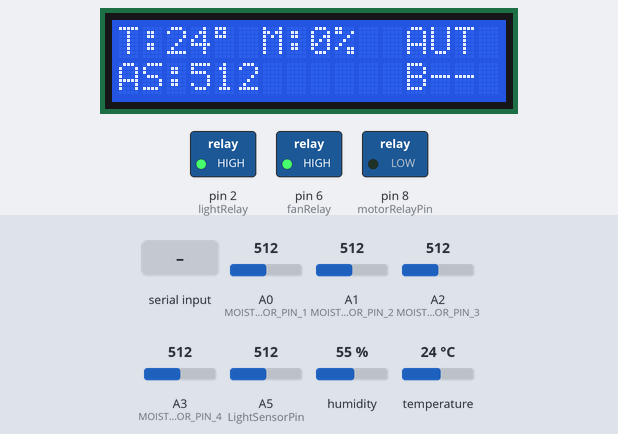
The sketch below on a simulated Arduino Uno, built with avr-gcc and run on an emulated ATmega328P. On the bench: 16×2 character LCD, switched loads named in the sketch (green lamp = pin HIGH). The inputs (shaded band) are chosen by the test bench; at power-on: temperature 24 °C, A5 (LightSensorPin) = 512, A0 (MOISTURE_SENSOR_PIN_1) = 512, A1 (MOISTURE_SENSOR_PIN_2) = 512, A2 (MOISTURE_SENSOR_PIN_3) = 512, A3 (MOISTURE_SENSOR_PIN_4) = 512, humidity 55 %. EEPROM starts erased; what the sketch prints to the serial monitor is not drawn.

Above: at 5.2 s.
5.3 s: temperature set to 34 °C
At 9.0 s:
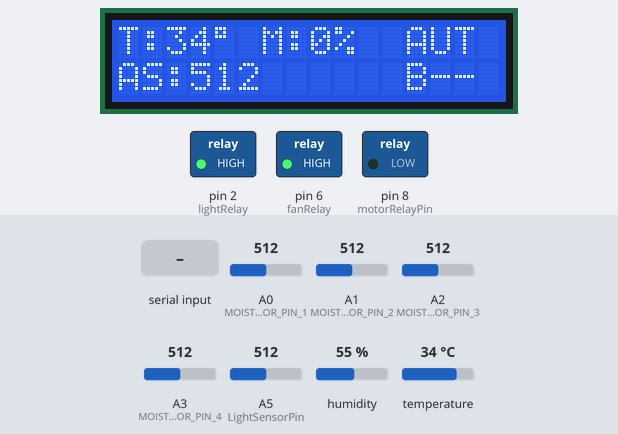
10.1 s: temperature set to 37 °C
At 13.7 s:
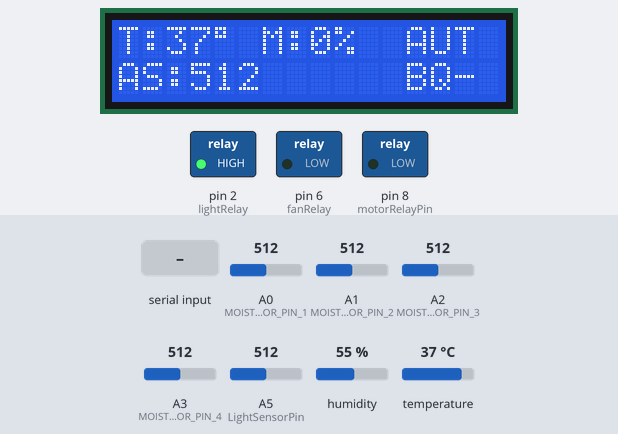
14.1 s: A5 (LightSensorPin) set to 411
At 15.8 s:
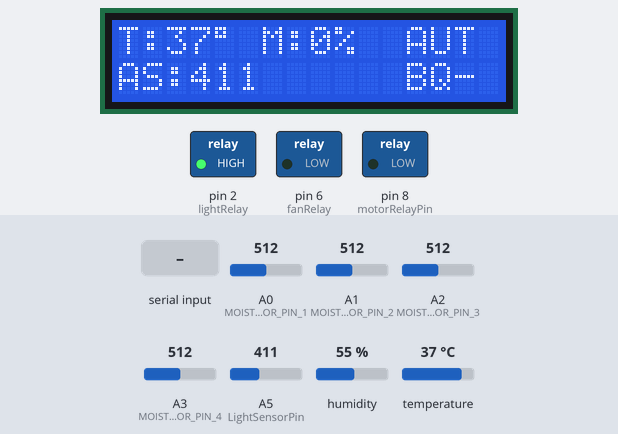
16.1 s: A5 (LightSensorPin) set to 382
At 17.8 s:
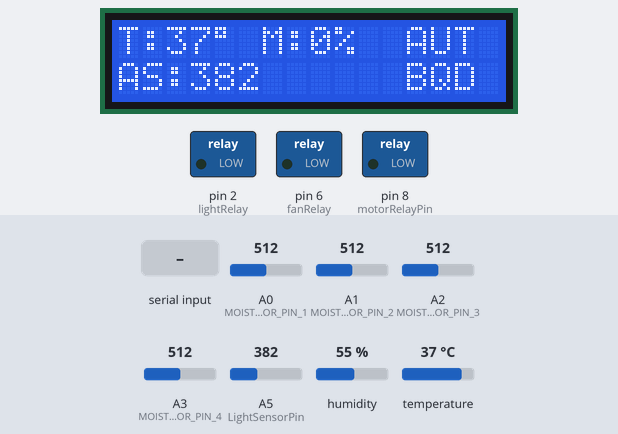
18.1 s: "MOTOR_OFF\n" received over the second serial link
At 19.1 s:
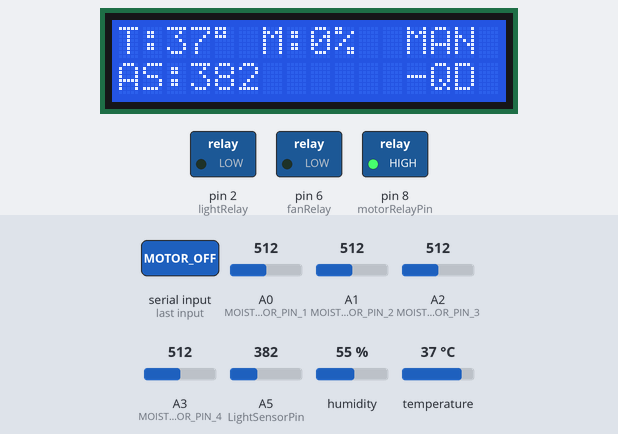
20.1 s: "FAN_OFF\n" received over the second serial link
At 21.8 s:
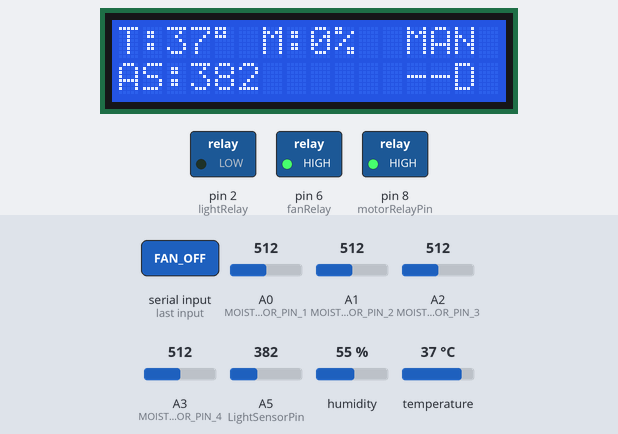
Timing chart, 0 to 23.1 s (numbered marks = the images above; inputs shaded):
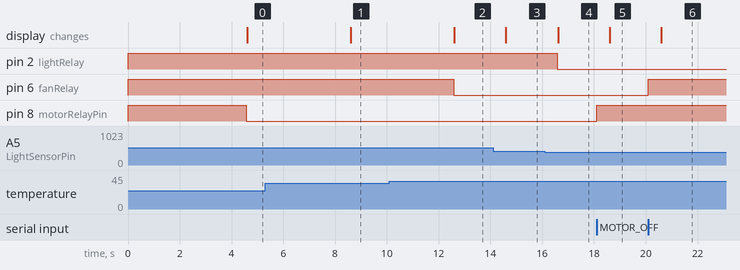

The sketch:

vuon_cay_uno_2-1.ino
```cpp
#include <EEPROM.h>          // Thư viện để lưu và đọc dữ liệu từ bộ nhớ EEPROM
#include <Wire.h>            // Thư viện cho giao tiếp I2C (dùng cho LCD)
#include <LiquidCrystal_I2C.h> // Thư viện điều khiển màn hình LCD qua I2C
#include <DHT.h>             // Thư viện cho cảm biến nhiệt độ và độ ẩm DHT
#include <SoftwareSerial.h>  // Thư viện để tạo cổng serial ảo giao tiếp với ESP32

// --- Cấu hình Cảm biến ---
#define DHTPIN 7        // Chân DATA của cảm biến DHT11/DHT22
#define DHTTYPE DHT11   // Loại cảm biến DHT (DHT11 hoặc DHT22)
DHT dht(DHTPIN, DHTTYPE); // Khởi tạo đối tượng cảm biến DHT
// Chân cảm biến độ ẩm đất (Analog) - Sử dụng 4 cảm biến
#define MOISTURE_SENSOR_PIN_1 A0
#define MOISTURE_SENSOR_PIN_2 A1
#define MOISTURE_SENSOR_PIN_3 A2
#define MOISTURE_SENSOR_PIN_4 A3
// Chân cảm biến ánh sáng (quang trở)
#define LightSensorPin A5
// --- Chân điều khiển Relay ---
// [QUAN TRỌNG] ĐẢM BẢO MODULE RELAY ĐƯỢC CẤP NGUỒN RIÊNG QUA CHÂN JD-VCC
// ĐỂ TRÁNH SỤT ÁP LÀM TREO ARDUINO.
#define motorRelayPin 8  // Relay cho Bơm
#define fanRelay 6       // Relay cho Quạt
#define lightRelay 2     // Relay cho Đèn
// --- Software Serial Communication with ESP32 ---
#define ESP_RX_PIN 12  // Chân RX của Arduino (nối với TX của ESP32)
#define ESP_TX_PIN 13  // Chân TX của Arduino (nối với RX của ESP32)
SoftwareSerial espSerial(ESP_RX_PIN, ESP_TX_PIN); // Tạo cổng serial ảo tên là espSerial

// --- Cấu hình LCD I2C ---
LiquidCrystal_I2C lcd(0x27, 16, 2); // Địa chỉ I2C của LCD là 0x27, kích thước 16 cột x 2 dòng

// [QUAN TRỌNG] BẠN CẦN HIỆU CHUẨN LẠI CÁC GIÁ TRỊ NÀY CHO TỪNG CẢM BIẾN
// BẰNG CÁCH ĐO GIÁ TRỊ THÔ KHI KHÔ (TRONG KHÔNG KHÍ) VÀ KHI ƯỚT (TRONG NƯỚC)
const int SENSOR_DRY_VALUE_1 = 514; const int SENSOR_WET_VALUE_1 = 233; // Ví dụ giá trị đã hiệu chuẩn
const int SENSOR_DRY_VALUE_2 = 503; const int SENSOR_WET_VALUE_2 = 256;
const int SENSOR_DRY_VALUE_3 = 504; const int SENSOR_WET_VALUE_3 = 256;
const int SENSOR_DRY_VALUE_4 = 506; const int SENSOR_WET_VALUE_4 = 248;

// --- Biến lưu trữ giá trị cảm biến ---
float temperature, humidity; // Nhiệt độ, độ ẩm không khí
int lightValue;              // Giá trị thô của cảm biến ánh sáng
float moisturePercent1, moisturePercent2, moisturePercent3, moisturePercent4; // Độ ẩm từng cảm biến
float averageMoisturePercent;  // Độ ẩm trung bình của 4 cảm biến

// --- Ngưỡng và trạng thái ---
float setL_moisture = 30.0; // Ngưỡng độ ẩm đất thấp để bật bơm
float setH_moisture = 70.0; // Ngưỡng độ ẩm đất cao để tắt bơm
bool motorState = false;  // Trạng thái bơm (false = OFF, true = ON)
bool fanState = false;    // Trạng thái quạt
bool lightState = false;  // Trạng thái đèn
bool manualControl = false;  // Chế độ điều khiển (false = tự động, true = thủ công)

// --- Biến thời gian cho các tác vụ định kỳ ---
unsigned long lastDataSendTimeToEsp = 0; // Thời điểm cuối cùng gửi dữ liệu lên ESP32
// [SỬA ĐỔI] Thay đổi thời gian gửi từ 30 phút thành 5 phút
const unsigned long dataSendIntervalToEsp = 5UL * 60UL * 1000UL; // Khoảng thời gian gửi: 5 phút

unsigned long lastSensorReadAndLogicTime = 0; // Thời điểm cuối cùng đọc cảm biến và chạy logic
const unsigned long sensorReadAndLogicInterval = 2000UL; // [CẢI TIẾN] Tăng lên 2 giây để hệ thống ổn định hơn

void setup() {
  Serial.begin(9600);       // Mở cổng Serial cứng để debug (xem trên Serial Monitor)
  espSerial.begin(9600);    // Mở cổng Serial ảo để giao tiếp với ESP32
  Serial.println("Vườn cây thông minh -- Ready");

  pinMode(motorRelayPin, OUTPUT);
  pinMode(fanRelay, OUTPUT);
  pinMode(lightRelay, OUTPUT);

  // Đặt trạng thái ban đầu cho các Relay (TẮT)
  // Giả sử Relay kích LOW là ON, nên HIGH là TẮT
  digitalWrite(motorRelayPin, HIGH); motorState = false;
  digitalWrite(fanRelay, HIGH);      fanState = false;
  digitalWrite(lightRelay, HIGH);    lightState = false;

  Wire.begin();
  lcd.init();
  lcd.backlight();
  lcd.clear();
  lcd.print("VUON_CAY_THONG_MINH");
  lcd.setCursor(0, 1);
  lcd.print("Khoi Dong...");
  delay(2000);

  dht.begin();

  // Đọc ngưỡng từ EEPROM
  if (EEPROM.read(0) != 1) {
    Serial.println("Ghi nguong mac dinh vao EEPROM");
    EEPROM.put(2, setL_moisture);
    EEPROM.put(8, setH_moisture);
    EEPROM.write(0, 1);
  }
  EEPROM.get(2, setL_moisture);
  EEPROM.get(8, setH_moisture);
  Serial.print("Da tai nguong do am: ");
  Serial.print(setL_moisture); Serial.print("% - "); Serial.println(setH_moisture, 1);

  // Đọc và gửi dữ liệu lần đầu
  readAllSensors();
  sendDataToEsp32();
  lastDataSendTimeToEsp = millis();
  lastSensorReadAndLogicTime = millis();
}

void controlMotor(bool turnOn) {
  digitalWrite(motorRelayPin, turnOn ? LOW : HIGH);
  if (motorState != turnOn) {
    motorState = turnOn;
    Serial.print("BOM "); Serial.println(motorState ? "BAT" : "TAT");
  }
}

void controlFan(bool turnOn) {
  digitalWrite(fanRelay, turnOn ? LOW : HIGH);
  if (fanState != turnOn) {
    fanState = turnOn;
    Serial.print("QUAT "); Serial.println(fanState ? "BAT" : "TAT");
  }
}

void controlLight(bool turnOn) {
  digitalWrite(lightRelay, turnOn ? LOW : HIGH);
  if (lightState != turnOn) {
    lightState = turnOn;
    Serial.print("DEN "); Serial.println(lightState ? "BAT" : "TAT");
  }
}

float mapRawToPercent(int rawValue, int dryValue, int wetValue) {
  rawValue = constrain(rawValue, wetValue, dryValue);
  float percent = map(rawValue, dryValue, wetValue, 0, 100);
  return percent;
}

void readAllSensors() {
  Serial.println("--- Dang doc cam bien ---");
  // Đọc nhiệt độ và độ ẩm không khí
  temperature = dht.readTemperature();
  humidity = dht.readHumidity();
  if (isnan(temperature) || isnan(humidity)) {
    Serial.println("Loi doc cam bien DHT!");
    // Giữ giá trị cũ nếu đọc lỗi để tránh ảnh hưởng logic
  } else {
    Serial.print("Nhiet do: "); Serial.print(temperature); Serial.println(" *C");
  }

  lightValue = analogRead(LightSensorPin);
  Serial.print("Anh sang (tho): "); Serial.println(lightValue);

  // Đọc 4 cảm biến độ ẩm đất và in ra giá trị để debug
  int rawMoisture1 = analogRead(MOISTURE_SENSOR_PIN_1);
  moisturePercent1 = mapRawToPercent(rawMoisture1, SENSOR_DRY_VALUE_1, SENSOR_WET_VALUE_1);
  Serial.print("Do am 1: "); Serial.print(rawMoisture1); Serial.print(" -> "); Serial.print(moisturePercent1, 1); Serial.println("%");

  int rawMoisture2 = analogRead(MOISTURE_SENSOR_PIN_2);
  moisturePercent2 = mapRawToPercent(rawMoisture2, SENSOR_DRY_VALUE_2, SENSOR_WET_VALUE_2);
  Serial.print("Do am 2: "); Serial.print(rawMoisture2); Serial.print(" -> "); Serial.print(moisturePercent2, 1); Serial.println("%");

  int rawMoisture3 = analogRead(MOISTURE_SENSOR_PIN_3);
  moisturePercent3 = mapRawToPercent(rawMoisture3, SENSOR_DRY_VALUE_3, SENSOR_WET_VALUE_3);
  Serial.print("Do am 3: "); Serial.print(rawMoisture3); Serial.print(" -> "); Serial.print(moisturePercent3, 1); Serial.println("%");

  int rawMoisture4 = analogRead(MOISTURE_SENSOR_PIN_4);
  moisturePercent4 = mapRawToPercent(rawMoisture4, SENSOR_DRY_VALUE_4, SENSOR_WET_VALUE_4);
  Serial.print("Do am 4: "); Serial.print(rawMoisture4); Serial.print(" -> "); Serial.print(moisturePercent4, 1); Serial.println("%");

  averageMoisturePercent = (moisturePercent1 + moisturePercent2 + moisturePercent3 + moisturePercent4) / 4.0;
  Serial.print("=> Do am TRUNG BINH: "); Serial.print(averageMoisturePercent, 1); Serial.println("%");
  Serial.println("-------------------------");
}

void sendDataToEsp32() {
    String data = "T:" + String(temperature, 1) +
                  ",M1:" + String(moisturePercent1, 0) +
                  ",M2:" + String(moisturePercent2, 0) +
                  ",M3:" + String(moisturePercent3, 0) +
                  ",M4:" + String(moisturePercent4, 0) +
                  ",MAVG:" + String(averageMoisturePercent, 0) +
                  ",L:" + String(lightValue) +
                  ",MOT:" + String(motorState ? 1 : 0) +
                  ",FAN:" + String(fanState ? 1 : 0) +
                  ",LIT:" + String(lightState ? 1 : 0) +
                  ",AUTO:" + String(manualControl ? 0 : 1);
    espSerial.println(data);
    Serial.print("Gui dinh ky len ESP32: "); Serial.println(data);
}

// [CẢI TIẾN] Hàm xử lý lệnh từ ESP32 được viết lại để không bị chặn (non-blocking)
void handleEspCommand() {
  static String command_buffer = ""; // Buffer để lưu trữ lệnh đang nhận
  while (espSerial.available() > 0) {
    char c = espSerial.read();
    if (c == '\n') { // Nếu gặp ký tự kết thúc lệnh
      command_buffer.trim(); // Xóa khoảng trắng thừa
      Serial.print("Nhan lenh tu ESP32: ["); Serial.print(command_buffer); Serial.println("]");

      // Xử lý lệnh trong buffer
      if (command_buffer.equals("GET_DATA")) {
        readAllSensors();
        sendDataToEsp32();
      } else if (command_buffer.startsWith("SET_L,")) {
        float val = command_buffer.substring(6).toFloat();
        if (val >= 0 && val <= 100) {
          setL_moisture = val;
          EEPROM.put(2, setL_moisture);
          Serial.print("Dat nguong thap: "); Serial.println(setL_moisture);
          espSerial.println("OK:SET_L");
        } else {
          espSerial.println("ERR:SET_L_VAL");
        }
      } else if (command_buffer.startsWith("SET_H,")) {
        float val = command_buffer.substring(6).toFloat();
        if (val >= 0 && val <= 100 && val > setL_moisture) {
          setH_moisture = val;
          EEPROM.put(8, setH_moisture);
          Serial.print("Dat nguong cao: "); Serial.println(setH_moisture);
          espSerial.println("OK:SET_H");
        } else {
          espSerial.println("ERR:SET_H_VAL");
        }
      } else if (command_buffer.equals("MOTOR_ON"))  { manualControl = true; controlMotor(true); espSerial.println("OK:MOTOR_ON"); }
        else if (command_buffer.equals("MOTOR_OFF")) { manualControl = true; controlMotor(false); espSerial.println("OK:MOTOR_OFF");}
        else if (command_buffer.equals("FAN_ON"))    { manualControl = true; controlFan(true); espSerial.println("OK:FAN_ON");    }
        else if (command_buffer.equals("FAN_OFF"))   { manualControl = true; controlFan(false); espSerial.println("OK:FAN_OFF");   }
        else if (command_buffer.equals("LIGHT_ON"))  { manualControl = true; controlLight(true); espSerial.println("OK:LIGHT_ON"); }
        else if (command_buffer.equals("LIGHT_OFF")) { manualControl = true; controlLight(false); espSerial.println("OK:LIGHT_OFF");}
        else if (command_buffer.equals("AUTO_MODE")) { manualControl = false; Serial.println("Chuyen sang che do TU DONG"); espSerial.println("OK:AUTO_MODE"); }
        else { Serial.println("Lenh khong xac dinh"); espSerial.println("ERR:CMD_UNKNOWN"); }

      command_buffer = ""; // Xóa buffer để sẵn sàng nhận lệnh mới
    } else {
      command_buffer += c; // Nối ký tự vào buffer
    }
  }
}

void updateLcdDisplay() {
  lcd.clear();
  // Dòng 1
  lcd.setCursor(0, 0);
  lcd.print("T:"); lcd.print(temperature, 0); lcd.print((char)223); lcd.print(" M:"); lcd.print(averageMoisturePercent, 0); lcd.print("%");
  lcd.setCursor(12, 0);
  lcd.print(manualControl ? "MAN" : "AUT");

  // Dòng 2
  lcd.setCursor(0, 1);
  lcd.print("AS:"); lcd.print(lightValue);
  // Tạo chuỗi trạng thái BQD (Bơm, Quạt, Đèn)
  String status = "";
  status += (motorState ? "B" : "-");
  status += (fanState   ? "Q" : "-");
  status += (lightState ? "D" : "-");
  lcd.setCursor(12, 1);
  lcd.print(status);
}


void runAutomaticControlLogic() {
  if (manualControl) return;

  // 1. Điều khiển Bơm
  if (averageMoisturePercent < setL_moisture) {
    if (!motorState) controlMotor(true);
  } else if (averageMoisturePercent > setH_moisture) {
    if (motorState) controlMotor(false);
  }

  // 2. Điều khiển Quạt
  if (temperature > 35.0) { // [SỬA ĐỔI] Giảm ngưỡng nhiệt độ để dễ test
    if (!fanState) controlFan(true);
  } else if (temperature < 30.0) { // Ngưỡng tắt thấp hơn để tránh bật tắt liên tục
    if (fanState) controlFan(false);
  }

  // 3. Điều khiển Đèn
  if (lightValue < 400) {
    if (!lightState) controlLight(true);
  } else if (lightValue > 800) {
    if (lightState) controlLight(false);
  }
}

void loop() {
  unsigned long currentTime = millis();

  // Tác vụ 1: Đọc cảm biến, chạy logic, cập nhật LCD (định kỳ)
  if (currentTime - lastSensorReadAndLogicTime >= sensorReadAndLogicInterval) {
    readAllSensors();
    runAutomaticControlLogic();
    updateLcdDisplay();
    lastSensorReadAndLogicTime = currentTime;
  }

  // Tác vụ 2: Gửi dữ liệu lên ESP32 (định kỳ 5 phút)
  if (currentTime - lastDataSendTimeToEsp >= dataSendIntervalToEsp) {
    sendDataToEsp32();
    lastDataSendTimeToEsp = currentTime;
  }

  // Tác vụ 3: Luôn lắng nghe lệnh từ ESP32
  handleEspCommand();
}
```

Measured:
- the behaviour switches between 35 and 36 °C on temperature (found by bisection; images 1 and 2)
- the behaviour switches between 400 and 399 on A5 (LightSensorPin) (found by bisection; images 3 and 4)
- after the input at 5.3 s, the display: changes after 3.3 s (image 1)
- after the input at 10.1 s, pin 6 (fanRelay): HIGH → LOW after 2.5 s; the display: changes after 2.5 s (image 2)
- after the input at 14.1 s, the display: changes after 0.50 s (image 3)
- after the input at 16.1 s, pin 2 (lightRelay): HIGH → LOW after 0.48 s; the display: changes after 0.51 s (image 4)
- after the input at 18.1 s, pin 8 (motorRelayPin): LOW → HIGH at once; the display: changes after 0.50 s (image 5)
- after the input at 20.1 s, pin 6 (fanRelay): LOW → HIGH at once; the display: changes after 0.50 s (image 6)
